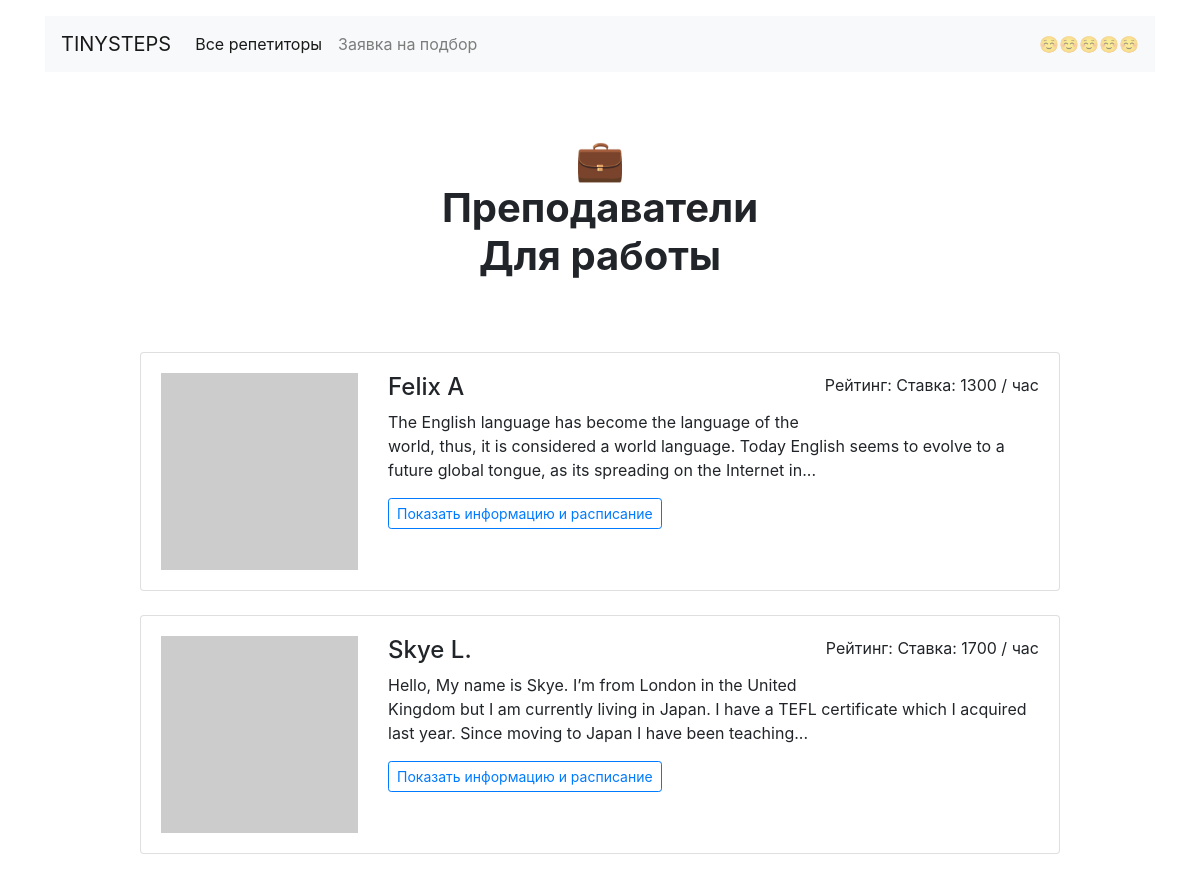
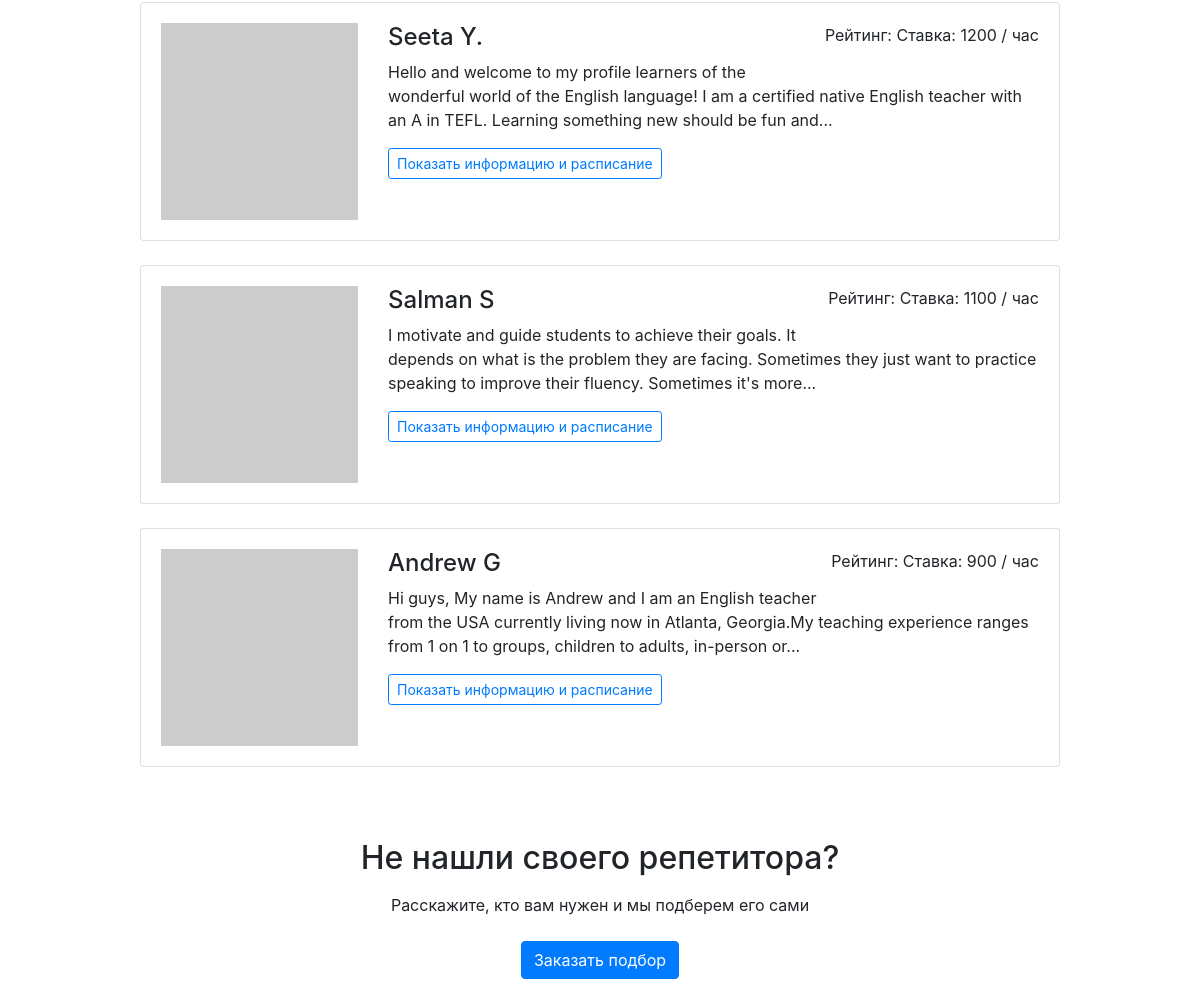
The app's page /goals/work/ with its own data (2 pictures, top to bottom).
### app.py (models this page shows)
class Teacher(db.Model):
    __tablename__ = "teachers"
    id = db.Column(db.Integer, primary_key=True)
    name = db.Column(db.String(100))
    about = db.Column(db.String)
    rating = db.Column(db.Float)
    picture =db.Column(db.String)
    price = db.Column(db.Integer)
    goals = db.Column(db.String)
    free = db.Column(db.String)
    bookings = db.relationship("Booking", back_populates="clientTeacher")

### app.py (the view)
@app.route('/goals/<goal_id>/')
def goals(goal_id):
    if goal_id in GOALS_DATA:
        teachers = db.session.query(Teacher).filter(Teacher.goals.contains(goal_id))
        return render_template('goal.html', goal=GOALS_DATA[goal_id],
                                teachers=teachers    #filter(lambda row: goal_id in row['goals'], teachers)
                                )
    else:
        teachers = db.session.query(Teacher).all()
        return render_template('goal.html', goal="", teachers=teachers)

### templates/goal.html
{% extends 'base.html' %}
{% block container %}
    <h1 class="h1 text-center w-50 mx-auto mt-1 py-5 mb-4">
      <strong>
        {% if goal != "" %}
          {{ goal.icon }}<br />Преподаватели <br> {{ goal.value }}
        {% else %}
          <br />Все преподаватели <br>
        {% endif %}
      </strong>
    </h1>
    <div class="row">
      <div class="col-12 col-lg-10 offset-lg-1 m-auto">
        {% for teacher in teachers %}
          {% include 'teacher_minicard.html' %}
        {% endfor %}
      </div>
    </div>
    <h2 class="text-center mt-5 mb-3">Не нашли своего репетитора?</h2>
    <p class="text-center mb-4">Расскажите, кто вам нужен и мы подберем его сами</p>
    <div class="text-center pb-5">
        <a href="/search/" class="btn btn-primary">Заказать подбор</a>
    </div>
{% endblock %}

### templates/teacher_minicard.html
<div class="card mb-4">
  <div class="card-body">
    <div class="row">
      <div class="col-3"><img src="{{ teacher.picture }}" class="img-fluid" alt="{{ teacher.name }}"></div>
      <div class="col-9">
        <p class="float-right">Рейтинг: {{ teacher.raiting }} Ставка: {{ teacher.price }} / час</p>
        <h2 class="h4">{{ teacher.name }}</h2>
        <p>{{ teacher.about|truncate(200) }}</p>
        <a href="/profile/{{ teacher.id }}" class="btn btn-outline-primary btn-sm mr-3 mb-2">Показать информацию и расписание</a>
      </div>
    </div>
  </div>
</div>

### records on screen
Teacher: price "1300", name "Felix A", about "The English language has become the language of the world, thus, it is considered a world language. Today English seems to evolve to a future global tongue, as its spreading on the Internet in..."
Teacher: price "1700", name "Skye L.", about "Hello, My name is Skye. I’m from London in the United Kingdom but I am currently living in Japan. I have a TEFL certificate which I acquired last year. Since moving to Japan I have been teaching..."
Teacher: price "1200", name "Seeta Y.", about "Hello and welcome to my profile learners of the wonderful world of the English language! I am a certified native English teacher with an A in TEFL. Learning something new should be fun and..."
Teacher: price "1100", name "Salman S", about "I motivate and guide students to achieve their goals. It depends on what is the problem they are facing. Sometimes they just want to practice speaking to improve their fluency. Sometimes it's more..."
Teacher: price "900", name "Andrew G", about "Hi guys, My name is Andrew and I am an English teacher from the USA currently living now in Atlanta, Georgia.My teaching experience ranges from 1 on 1 to groups, children to adults, in-person or..."

### other values on screen
{{ goal.icon }} "💼"
{{ goal.value }} "Для работы"
